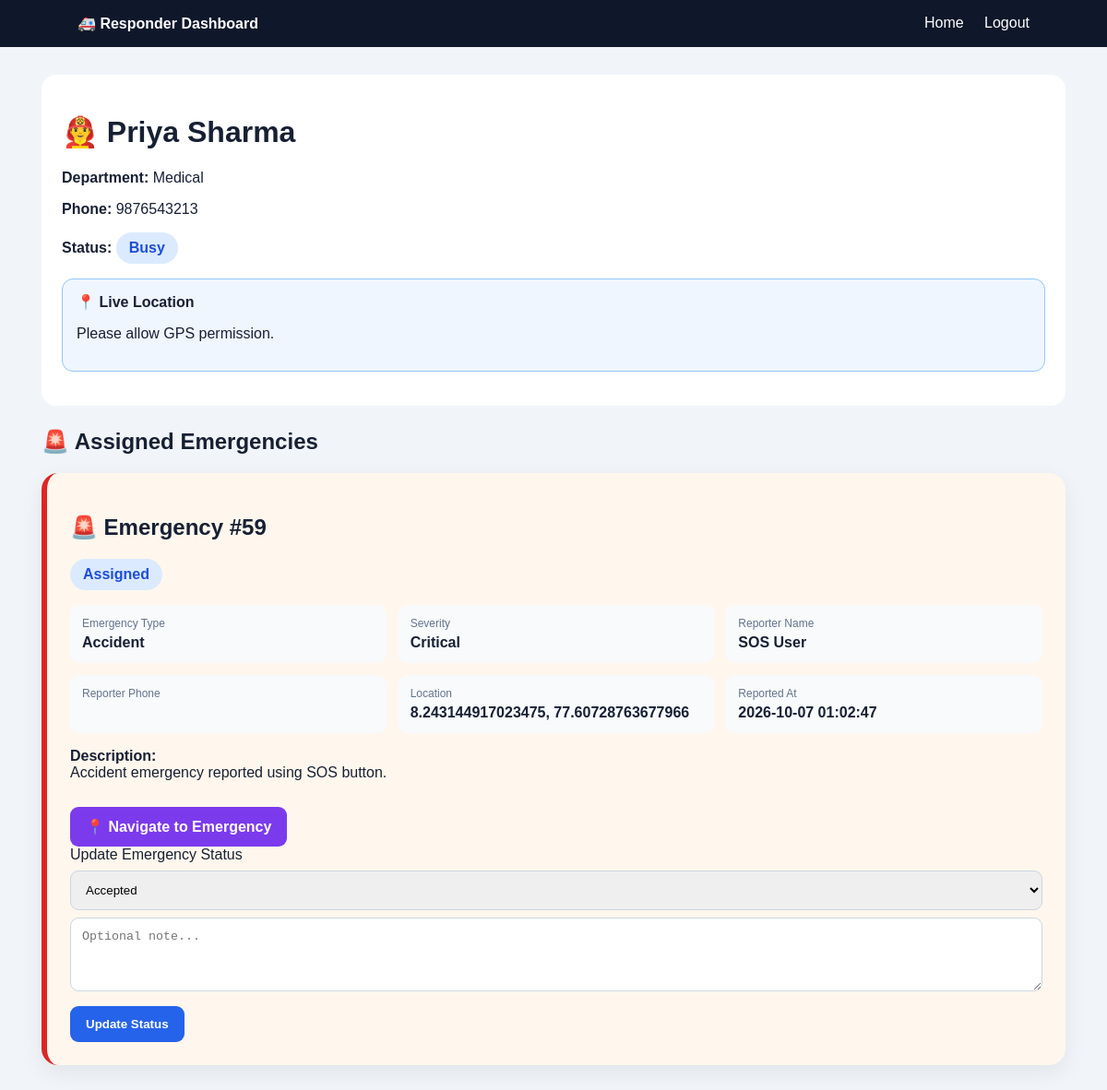
The app's page /responder/dashboard (signed in) with its own data.
### tables this page shows
CREATE TABLE responders (
            id INTEGER PRIMARY KEY AUTOINCREMENT,

            name TEXT NOT NULL,

            department TEXT NOT NULL,

            phone TEXT NOT NULL,

            status TEXT NOT NULL DEFAULT 'Available'
        , created_at TEXT, latitude REAL, longitude REAL, login_username TEXT, login_password TEXT, location_sharing INTEGER DEFAULT 0, last_location_at TEXT, "email" TEXT, "username" TEXT, "password" TEXT, "type" TEXT, "specialization" TEXT, "availability" TEXT DEFAULT 'Available');

CREATE TABLE emergencies (
        id INTEGER PRIMARY KEY AUTOINCREMENT,

        name TEXT,

        phone TEXT,

        emergency_type TEXT,

        location TEXT,

        severity TEXT,

        description TEXT,

        status TEXT DEFAULT 'Reported',

        responder TEXT,

        responder_id INTEGER,

        created_at TEXT,

        user_id INTEGER,

        rating INTEGER
    , photo TEXT, resolution_notes TEXT, completed_at TEXT, reporter_name TEXT, address TEXT, latitude REAL, longitude REAL, "contact" TEXT, "email" TEXT, "type" TEXT, "priority" TEXT DEFAULT 'Medium', "assigned_responder" INTEGER, "updated_at" TEXT, responder_name TEXT);

### app.py (the view)
@app.route(
    "/responder/dashboard"
)
@responder_required
def responder_dashboard():
    responder_id = session.get(
        "responder_id"
    )
    conn = get_db()
    responder = conn.execute(
        """
        SELECT *
        FROM responders
        WHERE id = ?
        """,
        (
            responder_id,
        )
    ).fetchone()
    emergencies = conn.execute(
        """
        SELECT DISTINCT e.*
        FROM emergencies e
        LEFT JOIN emergency_responders er
            ON er.emergency_id = e.id
        WHERE
            e.responder_id = ?
            OR er.responder_id = ?
        ORDER BY e.id DESC
        """,
        (
            responder_id,
            responder_id
        )
    ).fetchall()
    conn.close()
    return render_template(
        "responder_dashboard.html",
        responder=responder,
        emergencies=emergencies
    )

### app.py (called while the page is built)
def get_db():
    conn = sqlite3.connect(
        DATABASE
    )
    conn.row_factory = sqlite3.Row
    return conn

def responder_required(function):
    @wraps(function)
    def wrapper(*args, **kwargs):
        if session.get("role") != "responder":
            return redirect(
                url_for("login")
            )
        return function(
            *args,
            **kwargs
        )
    return wrapper

### templates/responder_dashboard.html (shortened to what this page needs)
<!DOCTYPE html>
<html lang="en">
<head>
</head>
<body>
<nav>
<strong>🚑 Responder Dashboard</strong>
<div>
<a href="{{ url_for('home') }}">Home</a>
<a href="{{ url_for('logout') }}">Logout</a>
</div>
</nav>
<div class="container">
<div class="profile">
<h1>
👨‍🚒 {{ responder.name }}
</h1>
<p>
<strong>Department:</strong>
{{ responder.department }}
</p>
<p>
<strong>Phone:</strong>
{{ responder.phone }}
</p>
<p>
<strong>Status:</strong>
<span class="status">
{{ responder.status }}
</span>
</p>
<div class="location">
<strong>📍 Live Location</strong>
<p id="locationStatus">
</p>
</div>
</div>
<h2>🚨 Assigned Emergencies</h2>
{% if emergencies %}
{% for emergency in emergencies %}
<div class="emergency
{% if emergency.status in ['Assigned','Accepted','On the Way'] %}
active
{% endif %}
">
<h2>
🚨 Emergency #{{ emergency.id }}
</h2>
<p>
<span class="status">
{{ emergency.status }}
</span>
</p>
<div class="grid">
<div class="info">
<div class="label">
Emergency Type
</div>
<div class="value">
{{ emergency.emergency_type }}
</div>
</div>
<div class="info">
<div class="label">
Severity
</div>
<div class="value">
{{ emergency.severity }}
</div>
</div>
<div class="info">
<div class="label">
Reporter Name
</div>
<div class="value">
{{ emergency.name }}
</div>
</div>
<div class="info">
<div class="label">
Reporter Phone
</div>
</div>
<div class="info">
<div class="label">
Location
</div>
<div class="value">
{{ emergency.address or emergency.location }}
</div>
</div>
<div class="info">
<div class="label">
Reported At
</div>
<div class="value">
{{ emergency.created_at }}
</div>
</div>
</div>
<p>
<strong>Description:</strong>
<br>
{{ emergency.description or "No description." }}
</p>
{% if emergency.latitude and emergency.longitude %}
<a class="btn map"
   target="_blank"
   href="https://www.google.com/maps/dir/?api=1&destination={{ emergency.latitude }},{{ emergency.longitude }}">
📍 Navigate to Emergency
</a>
{% endif %}
<form method="POST"
      action="{{ url_for('responder_status', emergency_id=emergency.id) }}">
<label>
Update Emergency Status
</label>
<select name="status">
<option value="Accepted"
{% if emergency.status == "Accepted" %}selected{% endif %}>
Accepted
</option>
</select>
<textarea name="note"
placeholder="Optional note..."></textarea>
<button type="submit">
Update Status
</button>
</form>
</div>
{% endfor %}
{% endif %}
</div>
</body>
</html>

### templates/responder_dashboard.html (style rules this page uses)
* { box-sizing: border-box; }
body { margin: 0; font-family: Arial, sans-serif; background: #f1f5f9; color: #172033; }
nav { background: #0f172a; color: white; padding: 16px 7%; display: flex; justify-content: space-between; }
nav a { color: white; text-decoration: none; margin-left: 18px; }
.container { max-width: 1150px; margin: 30px auto; padding: 0 20px; }
.profile { background: white; padding: 22px; border-radius: 16px; margin-bottom: 25px; }
.emergency { background: white; padding: 25px; border-radius: 18px; margin-bottom: 20px; border-left: 6px solid #dc2626; box-shadow: 0 8px 25px rgba(0,0,0,.07); }
.emergency.active { background: #fff7ed; }
.grid { display: grid; grid-template-columns: repeat(3,1fr); gap: 13px; }
.info { background: #f8fafc; padding: 13px; border-radius: 10px; }
.label { color: #64748b; font-size: 12px; }
.value { font-weight: bold; margin-top: 5px; }
.status { display: inline-block; background: #dbeafe; color: #1d4ed8; padding: 8px 14px; border-radius: 20px; font-weight: bold; }
select, textarea { width: 100%; padding: 12px; margin-top: 8px; border: 1px solid #cbd5e1; border-radius: 9px; }
textarea { min-height: 80px; }
button, .btn { border: none; display: inline-block; padding: 12px 17px; margin-top: 12px; border-radius: 9px; color: white; background: #2563eb; text-decoration: none; cursor: pointer; font-weight: bold; }
.map { background: #7c3aed; }
.location { background: #eff6ff; border: 1px solid #93c5fd; padding: 15px; border-radius: 12px; margin: 15px 0; }

### records on screen
responders: name "Priya Sharma", department "Medical", phone "9876543213", status "Busy"
emergencies: id "59", status "Assigned", emergency_type "Accident", severity "Critical", name "SOS User", address "8.243144917023475, 77.60728763677966", created_at "2026-10-07 01:02:47", description "Accident emergency reported using SOS button."
